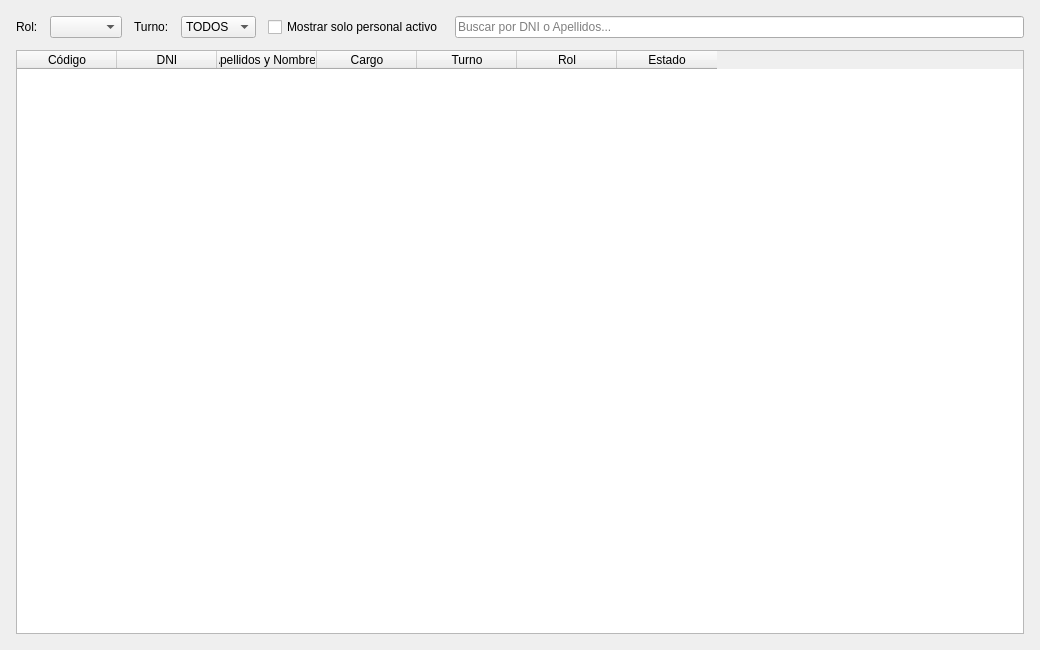
<?xml version="1.0" encoding="UTF-8"?>
<ui version="4.0">
 <class>Form</class>
 <widget class="QWidget" name="Form">
  <property name="geometry"><rect><x>0</x><y>0</y><width>1040</width><height>650</height></rect></property>
  <property name="windowTitle"><string>Consulta de Personal</string></property>
  <layout class="QVBoxLayout" name="verticalLayout">
   <property name="spacing"><number>12</number></property>
   <property name="leftMargin"><number>16</number></property>
   <property name="topMargin"><number>16</number></property>
   <property name="rightMargin"><number>16</number></property>
   <property name="bottomMargin"><number>16</number></property>
   <item>
    <layout class="QHBoxLayout" name="layout_filtros">
     <item><widget class="QLabel" name="lbl_rol"><property name="text"><string>Rol:</string></property></widget></item>
     <item><widget class="QComboBox" name="cbo_rol"/></item>
     <item><widget class="QLabel" name="lbl_turno"><property name="text"><string>Turno:</string></property></widget></item>
     <item>
      <widget class="QComboBox" name="cbo_turno">
       <item><property name="text"><string>TODOS</string></property></item>
       <item><property name="text"><string>Mañana</string></property></item>
       <item><property name="text"><string>Tarde</string></property></item>
       <item><property name="text"><string>Noche</string></property></item>
      </widget>
     </item>
     <item><widget class="QCheckBox" name="chk_activos"><property name="text"><string>Mostrar solo personal activo</string></property></widget></item>
     <item>
      <widget class="QLineEdit" name="txt_buscar">
       <property name="placeholderText"><string>Buscar por DNI o Apellidos...</string></property>
      </widget>
     </item>
    </layout>
   </item>
   <item>
    <widget class="QTableWidget" name="tbl_reporte">
     <property name="editTriggers"><set>QAbstractItemView::EditTrigger::NoEditTriggers</set></property>
     <property name="selectionBehavior"><enum>QAbstractItemView::SelectionBehavior::SelectRows</enum></property>
     <property name="columnCount"><number>7</number></property>
     <column><property name="text"><string>Código</string></property></column>
     <column><property name="text"><string>DNI</string></property></column>
     <column><property name="text"><string>Apellidos y Nombres</string></property></column>
     <column><property name="text"><string>Cargo</string></property></column>
     <column><property name="text"><string>Turno</string></property></column>
     <column><property name="text"><string>Rol</string></property></column>
     <column><property name="text"><string>Estado</string></property></column>
    </widget>
   </item>
  </layout>
 </widget>
 <resources/>
 <connections/>
</ui>
